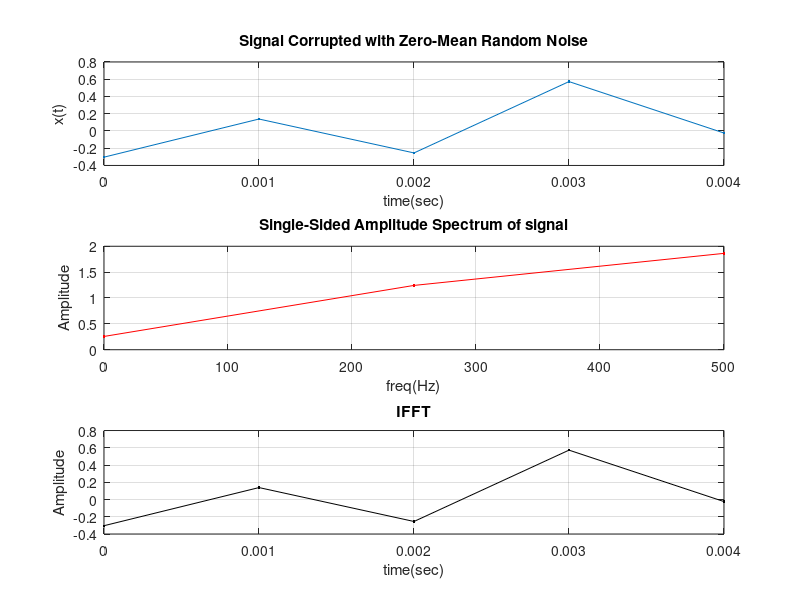

The MATLAB source for this figure:
% Practice on FFT and IFFT

% creating signal
clc;
clear; % clears all variables
close all % close all windows

F1=input('Please input first frequency component(Hz):');
F2=input('Please input second frequency component(Hz):');
Fs = 1000;   % Sampling frequency
Ts = 1/Fs;        % Sampling time
L = input('Please input number of samples:');
t=(0:L-1)*Ts;
x=sin(2*pi*F1*t)+sin(2*pi*F2*t)+.5*randn(1,numel(t));  % Signal Corrupted with Zero-Mean Random Noise 

% FFT
NFFT = input('Please input number of fft points (NFFT):');
fft_x = fft(x,NFFT);
p1 = fft_x.*conj(fft_x);
f = Fs/2*linspace(0,1,NFFT/2+1);

% IFFT
NIFFT = input('Please input number of ifft points (NIFFT):');
ifft_x = ifft(fft_x,NIFFT);

% plotting
figure(1);
subplot(311);
plot(t,x,'.-');
title('Signal Corrupted with Zero-Mean Random Noise')
xlabel('time(sec)');
ylabel('x(t)');
grid on

subplot(312);
plot(f,2*abs(fft_x(1:NFFT/2+1)),'r.-')
title('Single-Sided Amplitude Spectrum of signal')
xlabel('freq(Hz)');
ylabel('Amplitude');
grid on

subplot(313);
plot((0:L-1)*Ts,real(ifft_x(1:L)),'k.-')
title('IFFT')
xlabel('time(sec)');
ylabel('Amplitude');
grid on